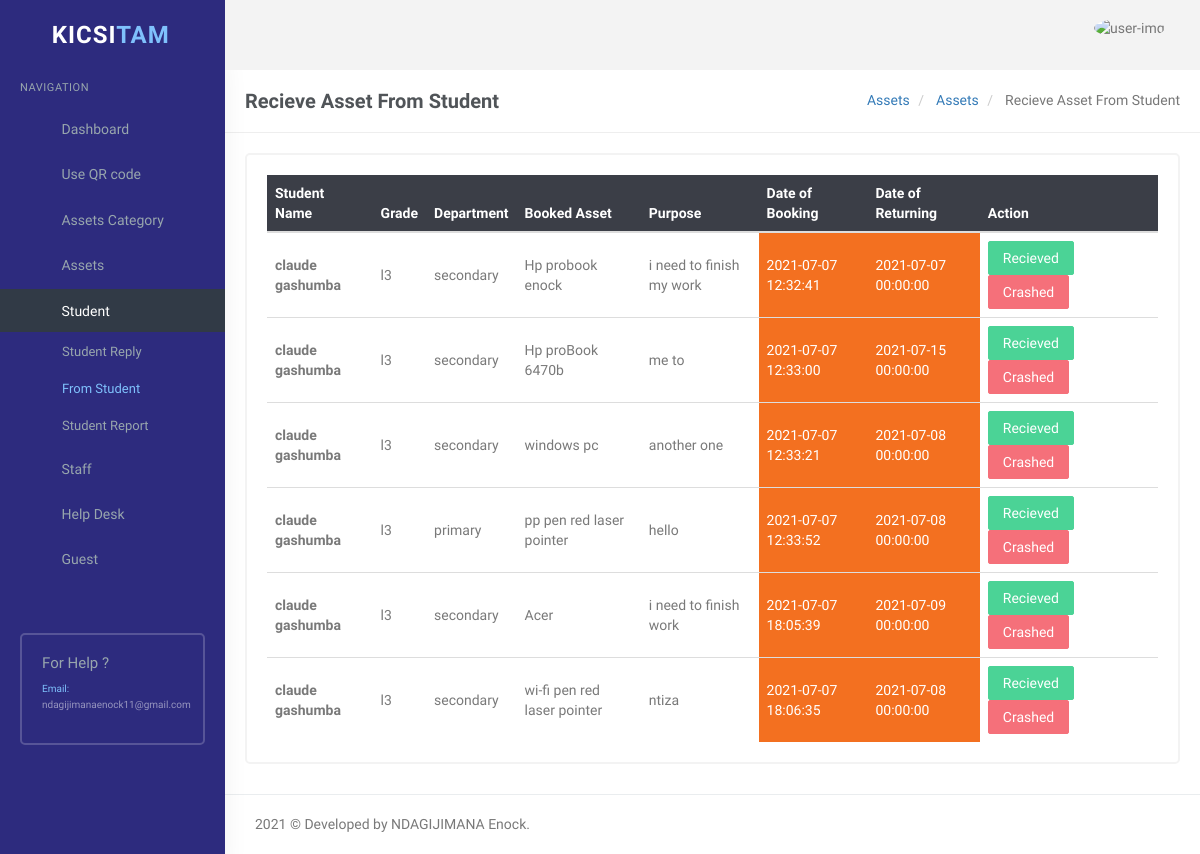
/user/asset-from-student.php (signed in), run on the app's committed database.
### tables this page shows
CREATE TABLE `studentbookingtbl` (
  `bid` int(11) NOT NULL,
  `toolID` int(11) NOT NULL,
  `studentID` int(11) NOT NULL,
  `studentOption` varchar(18) NOT NULL,
  `purpose` varchar(150) NOT NULL,
  `BookedDate` timestamp NOT NULL DEFAULT current_timestamp(),
  `returnDate` datetime NOT NULL,
  `ActiveStatus` int(5) NOT NULL,
  `BookStatus` int(11) NOT NULL
);

CREATE TABLE `tblstudent` (
  `id` int(11) NOT NULL,
  `Firstname` varchar(45) NOT NULL,
  `Lastname` varchar(45) NOT NULL,
  `email` varchar(50) NOT NULL,
  `class` varchar(6) NOT NULL,
  `department` varchar(12) NOT NULL,
  `profilePicture` varchar(200) NOT NULL,
  `password` varchar(18) NOT NULL,
  `AddedDate` timestamp NOT NULL DEFAULT current_timestamp(),
  `Active_Status` int(4) NOT NULL
);

CREATE TABLE `tbltools` (
  `id` int(11) NOT NULL,
  `Toolname` varchar(45) NOT NULL,
  `ToolImage` varchar(200) NOT NULL,
  `QRimage` varchar(100) NOT NULL,
  `serial_number` varchar(100) NOT NULL,
  `ToolCategory` varchar(11) NOT NULL,
  `ToolDescription` varchar(100) NOT NULL,
  `isAllowedBy` varchar(11) NOT NULL,
  `ActiveStatus` int(5) NOT NULL,
  `response_status` int(11) NOT NULL,
  `PostedDate` timestamp NOT NULL DEFAULT current_timestamp()
);

### user/asset-from-student.php (the view, shortened to what this page needs)
<?php
if (strlen($_SESSION['id']) == 0) {
    header('location:index.php');
} else {
?>
    <!DOCTYPE html>
    <html lang="en">
    <head>
        <link rel="stylesheet" href="../plugins/morris/morris.css">
        <link href="../plugins/jvectormap/jquery-jvectormap-2.0.2.css" rel="stylesheet" />
        <link href="assets/css/bootstrap.min.css" rel="stylesheet" type="text/css" />
        <link href="assets/css/core.css" rel="stylesheet" type="text/css" />
        <link href="assets/css/components.css" rel="stylesheet" type="text/css" />
        <link href="assets/css/icons.css" rel="stylesheet" type="text/css" />
        <link href="assets/css/pages.css" rel="stylesheet" type="text/css" />
        <link href="assets/css/menu.css" rel="stylesheet" type="text/css" />
        <link href="assets/css/responsive.css" rel="stylesheet" type="text/css" />
        <link rel="stylesheet" href="../plugins/switchery/switchery.min.css">
    </head>
    <body class="fixed-left">
        <div id="wrapper">
            <?php include('includes/topheader.php'); ?>
            <?php include('includes/leftsidebar.php'); ?>
            <div class="content-page">
                <div class="content">
                    <div class="container">
                        <div class="row">
                            <div class="col-xs-12">
                                <div class="page-title-box">
                                    <h4 class="page-title">Recieve Asset From Student </h4>
                                    <ol class="breadcrumb p-0 m-0">
                                        <li>
                                            <a href="#">Assets</a>
                                        </li>
                                        <li>
                                            <a href="#">Assets</a>
                                        </li>
                                        <li class="active">
                                            Recieve Asset From Student
                                        </li>
                                    </ol>
                                    <div class="clearfix"></div>
                                </div>
                            </div>
                        </div>
                        <div class="row">
                            <div class="col-sm-12">
                                <div class="card-box">
                                    <div class="table-responsive">
                                        <table class="table table-colored table-centered table-inverse m-0" style="width: 100%;">
                                            <thead>
                                                <tr>
                                                    <th>Student Name</th>
                                                    <th>Grade</th>
                                                    <th>Department</th>
                                                    <th>Booked Asset</th>
                                                    <th>Purpose</th>
                                                    <th>Date of Booking</th>
                                                    <th>Date of Returning</th>
                                                    <th style="width: 20%;">Action</th>
                                                </tr>
                                            </thead>
                                            <tbody>
                                                <?php
                                                $query = mysqli_query($con, "SELECT tbltools.id as tid,tblstudent.Firstname as fname,
                                                tblstudent.Lastname as lname,tblstudent.class as class,tblstudent.email as email,studentbookingtbl.bid as stboo,studentbookingtbl.studentOption as stuoption,
                                                tbltools.Toolname as toolname,studentbookingtbl.purpose as purpose,studentbookingtbl.BookedDate as bookeddate,
                                                studentbookingtbl.returnDate FROM tblstudent,tbltools LEFT JOIN studentbookingtbl ON studentbookingtbl.toolID=tbltools.id
                                                WHERE studentbookingtbl.studentID=tblstudent.id AND studentbookingtbl.ActiveStatus=1 AND studentbookingtbl.BookStatus=1");
                                                $rowcount = mysqli_num_rows($query);
                                                if ($rowcount == 0) {
                                                ?>
                                                    <tr>
                                                        <td colspan="4" align="center">
                                                            <h3 style="color:red">No record found</h3>
                                                        </td>
                                                    <tr>
                                                        <?php
                                                    } else {
                                                        while ($row = mysqli_fetch_array($query)) {
                                                        ?>
                                                    <tr>
                                                        <td><b><?php echo $row['fname'] . "  " . $row['lname']; ?></b></td>
                                                        <td><?php echo $row['class']; ?></td>
                                                        <td><?php echo $row['stuoption']; ?></td>
                                                        <td><?php echo $row['toolname']; ?></td>
                                                        <td><?php echo $row['purpose']; ?></td>
                                                        <td style="background-color: #f37020;color:white;"><?php echo $row['bookeddate']; ?></td>
                                                        <td style="background-color: #f37020;color:white;"><?php echo $row['returnDate']; ?></td>
                                                        <td>
                                                            <a href="asset-from-student.php?rid=<?php echo htmlentities($row['stboo']); ?>&&action=rep" onclick="return confirm('Do you realy Recieve An Asset ?')" class=" btn btn-success">Recieved</a>
                                                            <a href="asset-from-student.php?rid1=<?php echo htmlentities($row['tid']); ?>" class="btn btn-danger">Crashed</a>
                                                        </td>
                                                    </tr>
                                            <?php }
                                                    } ?>
                                            </tbody>
                                        </table>
                                    </div>
                                </div>
                            </div>
                        </div>
                    </div>
                </div>
                <?php include('includes/footer.php'); ?>
            </div>
        </div>
    </body>
    </html>
<?php } ?>

### user/assets/css/core.css (style rules this page uses)
body { font-family: 'Varela Round', sans-serif; margin: 0; padding-bottom: 60px; overflow-x: hidden; color: #797979; }
html { position: relative; min-height: 100%; }
.h1, .h2, .h3, .h4, .h5, .h6, h1, h2, h3, h4, h5, h6 { color: #505458; font-family: 'Hind Madurai', sans-serif; margin: 10px 0; }
* { outline: none !important; }
b, strong { font-weight: 600; font-family: 'Hind Madurai', sans-serif; }
.container { width: auto; }
#wrapper { height: 100%; overflow: hidden; width: 100%; }
.p-0 { padding: 0 !important; }
.m-0 { margin: 0 !important; }
.card-box { padding: 20px; border: 2px solid #f3f3f3; -webkit-border-radius: 5px; border-radius: 5px; -moz-border-radius: 5px; background-clip: padding-box; margin-bottom: 20px; background-color: #ffffff; }
.row { margin-right: -10px; margin-left: -10px; }
.col-lg-1, .col-lg-10, .col-lg-11, .col-lg-12, .col-lg-2, .col-lg-3, .col-lg-4, .col-lg-5, .col-lg-6, .col-lg-7, .col-lg-8, .col-lg-9, .col-md-1, .col-md-10, .col-md-11, .col-md-12, .col-md-2, .col-md-3, .col-md-4, .col-md-5, .col-md-6, .col-md-7, .col-md-8, .col-md-9, .col-sm-1, .col-sm-10, .col-sm-11, .col-sm-12, .col-sm-2, .col-sm-3, .col-sm-4, .col-sm-5, .col-sm-6, .col-sm-7, .col-sm-8, .col-sm-9, .col-xs-1, .col-xs-10, .col-xs-11, .col-xs-12, .col-xs-2, .col-xs-3, .col-xs-4, .col-xs-5, .col-xs-6, .col-xs-7, .col-xs-8, .col-xs-9 { padding-left: 10px; padding-right: 10px; }
.breadcrumb { background-color: transparent; margin-bottom: 15px; padding-top: 10px; padding-left: 0; }

### user/assets/css/menu.css (style rules this page uses)
.content-page { margin-left: 225px; overflow: hidden; }
.content-page .content { padding: 0 5px 10px 5px; margin-top: 70px; }
.page-title { font-size: 20px; margin-bottom: 0; margin-top: 0; font-weight: 600; }
.page-title-box { padding: 20px; border-bottom: 1px solid #eee; margin: 0 -20px 20px -20px; }
.page-title-box .page-title { margin-bottom: 0; float: left; }
.page-title-box .breadcrumb { float: right; background-color: transparent !important; }

### data on the page
studentbookingtbl: studentID.Firstname "claude", studentID.Lastname "gashumba", studentID.class "l3", studentOption "secondary", toolID.Toolname "Hp probook enock", purpose "i need to finish my work", BookedDate "2021-07-07 12:32:41", returnDate "2021-07-07 00:00:00"
studentbookingtbl: studentID.Firstname "claude", studentID.Lastname "gashumba", studentID.class "l3", studentOption "secondary", toolID.Toolname "Hp proBook 6470b", purpose "me to", BookedDate "2021-07-07 12:33:00", returnDate "2021-07-15 00:00:00"
studentbookingtbl: studentID.Firstname "claude", studentID.Lastname "gashumba", studentID.class "l3", studentOption "secondary", toolID.Toolname "windows pc", purpose "another one", BookedDate "2021-07-07 12:33:21", returnDate "2021-07-08 00:00:00"
studentbookingtbl: studentID.Firstname "claude", studentID.Lastname "gashumba", studentID.class "l3", studentOption "primary", toolID.Toolname "pp pen red laser pointer", purpose "hello", BookedDate "2021-07-07 12:33:52", returnDate "2021-07-08 00:00:00"
studentbookingtbl: studentID.Firstname "claude", studentID.Lastname "gashumba", studentID.class "l3", studentOption "secondary", toolID.Toolname "Acer", purpose "i need to finish work", BookedDate "2021-07-07 18:05:39", returnDate "2021-07-09 00:00:00"
studentbookingtbl: studentID.Firstname "claude", studentID.Lastname "gashumba", studentID.class "l3", studentOption "secondary", toolID.Toolname "wi-fi pen red laser pointer", purpose "ntiza", BookedDate "2021-07-07 18:06:35", returnDate "2021-07-08 00:00:00"
